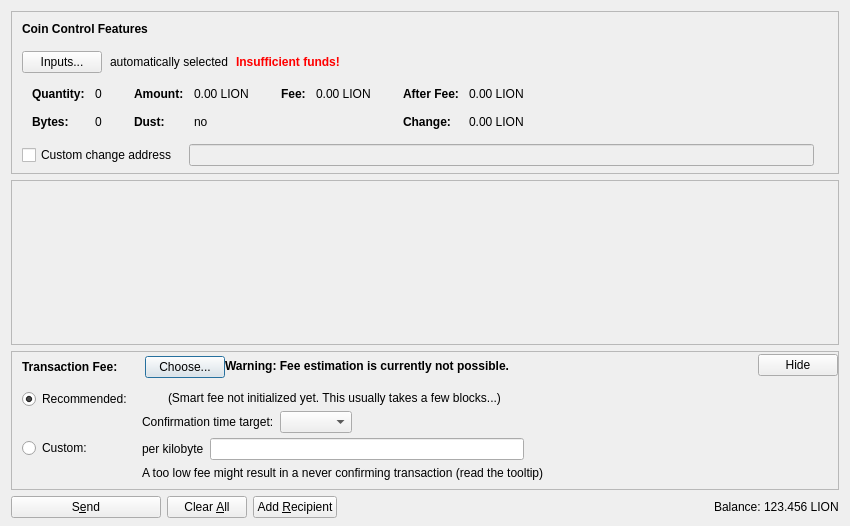
<?xml version="1.0" encoding="UTF-8"?>
<ui version="4.0">
 <class>SendCoinsDialog</class>
 <widget class="QDialog" name="SendCoinsDialog">
  <property name="geometry">
   <rect>
    <x>0</x>
    <y>0</y>
    <width>850</width>
    <height>526</height>
   </rect>
  </property>
  <property name="windowTitle">
   <string>Send Coins</string>
  </property>
  <layout class="QVBoxLayout" name="verticalLayout" stretch="0,1,0,0">
   <property name="bottomMargin">
    <number>8</number>
   </property>
   <item>
    <widget class="QFrame" name="frameCoinControl">
     <property name="sizePolicy">
      <sizepolicy hsizetype="Expanding" vsizetype="Expanding">
       <horstretch>0</horstretch>
       <verstretch>0</verstretch>
      </sizepolicy>
     </property>
     <property name="maximumSize">
      <size>
       <width>16777215</width>
       <height>16777215</height>
      </size>
     </property>
     <property name="frameShape">
      <enum>QFrame::StyledPanel</enum>
     </property>
     <property name="frameShadow">
      <enum>QFrame::Sunken</enum>
     </property>
     <layout class="QVBoxLayout" name="verticalLayoutCoinControl2">
      <property name="spacing">
       <number>0</number>
      </property>
      <property name="leftMargin">
       <number>0</number>
      </property>
      <property name="topMargin">
       <number>0</number>
      </property>
      <property name="rightMargin">
       <number>0</number>
      </property>
      <property name="bottomMargin">
       <number>6</number>
      </property>
      <item>
       <layout class="QVBoxLayout" name="verticalLayoutCoinControl" stretch="0,0,0,0,1">
        <property name="spacing">
         <number>0</number>
        </property>
        <property name="leftMargin">
         <number>10</number>
        </property>
        <property name="topMargin">
         <number>10</number>
        </property>
        <item>
         <layout class="QHBoxLayout" name="horizontalLayoutCoinControl1">
          <property name="bottomMargin">
           <number>15</number>
          </property>
          <item>
           <widget class="QLabel" name="labelCoinControlFeatures">
            <property name="sizePolicy">
             <sizepolicy hsizetype="Preferred" vsizetype="Maximum">
              <horstretch>0</horstretch>
              <verstretch>0</verstretch>
             </sizepolicy>
            </property>
            <property name="font">
             <font>
              <weight>75</weight>
              <bold>true</bold>
             </font>
            </property>
            <property name="styleSheet">
             <string notr="true">font-weight:bold;</string>
            </property>
            <property name="text">
             <string>Coin Control Features</string>
            </property>
           </widget>
          </item>
         </layout>
        </item>
        <item>
         <layout class="QHBoxLayout" name="horizontalLayoutCoinControl2" stretch="0,0,0,0">
          <property name="spacing">
           <number>8</number>
          </property>
          <property name="bottomMargin">
           <number>10</number>
          </property>
          <item>
           <widget class="QPushButton" name="pushButtonCoinControl">
            <property name="styleSheet">
             <string notr="true"/>
            </property>
            <property name="text">
             <string>Inputs...</string>
            </property>
            <property name="autoDefault">
             <bool>false</bool>
            </property>
           </widget>
          </item>
          <item>
           <widget class="QLabel" name="labelCoinControlAutomaticallySelected">
            <property name="text">
             <string>automatically selected</string>
            </property>
            <property name="margin">
             <number>5</number>
            </property>
           </widget>
          </item>
          <item>
           <widget class="QLabel" name="labelCoinControlInsuffFunds">
            <property name="font">
             <font>
              <weight>75</weight>
              <bold>true</bold>
             </font>
            </property>
            <property name="styleSheet">
             <string notr="true">color:red;font-weight:bold;</string>
            </property>
            <property name="text">
             <string>Insufficient funds!</string>
            </property>
            <property name="margin">
             <number>5</number>
            </property>
           </widget>
          </item>
          <item>
           <spacer name="horizontalSpacerCoinControl">
            <property name="orientation">
             <enum>Qt::Horizontal</enum>
            </property>
            <property name="sizeHint" stdset="0">
             <size>
              <width>40</width>
              <height>1</height>
             </size>
            </property>
           </spacer>
          </item>
         </layout>
        </item>
        <item>
         <widget class="QWidget" name="widgetCoinControl" native="true">
          <property name="sizePolicy">
           <sizepolicy hsizetype="Preferred" vsizetype="Preferred">
            <horstretch>0</horstretch>
            <verstretch>0</verstretch>
           </sizepolicy>
          </property>
          <property name="minimumSize">
           <size>
            <width>0</width>
            <height>0</height>
           </size>
          </property>
          <property name="styleSheet">
           <string notr="true"/>
          </property>
          <layout class="QHBoxLayout" name="horizontalLayoutCoinControl5">
           <property name="leftMargin">
            <number>0</number>
           </property>
           <property name="topMargin">
            <number>0</number>
           </property>
           <property name="rightMargin">
            <number>0</number>
           </property>
           <property name="bottomMargin">
            <number>0</number>
           </property>
           <item>
            <layout class="QHBoxLayout" name="horizontalLayoutCoinControl3" stretch="0,0,0,1">
             <property name="spacing">
              <number>20</number>
             </property>
             <property name="topMargin">
              <number>0</number>
             </property>
             <property name="bottomMargin">
              <number>10</number>
             </property>
             <item>
              <layout class="QFormLayout" name="formLayoutCoinControl1">
               <property name="horizontalSpacing">
                <number>10</number>
               </property>
               <property name="verticalSpacing">
                <number>14</number>
               </property>
               <property name="leftMargin">
                <number>10</number>
               </property>
               <property name="topMargin">
                <number>4</number>
               </property>
               <property name="rightMargin">
                <number>6</number>
               </property>
               <item row="0" column="0">
                <widget class="QLabel" name="labelCoinControlQuantityText">
                 <property name="font">
                  <font>
                   <weight>75</weight>
                   <bold>true</bold>
                  </font>
                 </property>
                 <property name="text">
                  <string>Quantity:</string>
                 </property>
                 <property name="margin">
                  <number>0</number>
                 </property>
                </widget>
               </item>
               <item row="0" column="1">
                <widget class="QLabel" name="labelCoinControlQuantity">
                 <property name="cursor">
                  <cursorShape>IBeamCursor</cursorShape>
                 </property>
                 <property name="contextMenuPolicy">
                  <enum>Qt::ActionsContextMenu</enum>
                 </property>
                 <property name="text">
                  <string notr="true">0</string>
                 </property>
                 <property name="margin">
                  <number>0</number>
                 </property>
                 <property name="textInteractionFlags">
                  <set>Qt::LinksAccessibleByMouse|Qt::TextSelectableByKeyboard|Qt::TextSelectableByMouse</set>
                 </property>
                </widget>
               </item>
               <item row="1" column="0">
                <widget class="QLabel" name="labelCoinControlBytesText">
                 <property name="font">
                  <font>
                   <weight>75</weight>
                   <bold>true</bold>
                  </font>
                 </property>
                 <property name="text">
                  <string>Bytes:</string>
                 </property>
                </widget>
               </item>
               <item row="1" column="1">
                <widget class="QLabel" name="labelCoinControlBytes">
                 <property name="cursor">
                  <cursorShape>IBeamCursor</cursorShape>
                 </property>
                 <property name="contextMenuPolicy">
                  <enum>Qt::ActionsContextMenu</enum>
                 </property>
                 <property name="text">
                  <string notr="true">0</string>
                 </property>
                 <property name="textInteractionFlags">
                  <set>Qt::LinksAccessibleByMouse|Qt::TextSelectableByKeyboard|Qt::TextSelectableByMouse</set>
                 </property>
                </widget>
               </item>
              </layout>
             </item>
             <item>
              <layout class="QFormLayout" name="formLayoutCoinControl2">
               <property name="horizontalSpacing">
                <number>10</number>
               </property>
               <property name="verticalSpacing">
                <number>14</number>
               </property>
               <property name="leftMargin">
                <number>6</number>
               </property>
               <property name="topMargin">
                <number>4</number>
               </property>
               <property name="rightMargin">
                <number>6</number>
               </property>
               <item row="0" column="0">
                <widget class="QLabel" name="labelCoinControlAmountText">
                 <property name="font">
                  <font>
                   <weight>75</weight>
                   <bold>true</bold>
                  </font>
                 </property>
                 <property name="text">
                  <string>Amount:</string>
                 </property>
                 <property name="margin">
                  <number>0</number>
                 </property>
                </widget>
               </item>
               <item row="0" column="1">
                <widget class="QLabel" name="labelCoinControlAmount">
                 <property name="cursor">
                  <cursorShape>IBeamCursor</cursorShape>
                 </property>
                 <property name="contextMenuPolicy">
                  <enum>Qt::ActionsContextMenu</enum>
                 </property>
                 <property name="text">
                  <string notr="true">0.00 LION</string>
                 </property>
                 <property name="textInteractionFlags">
                  <set>Qt::LinksAccessibleByMouse|Qt::TextSelectableByKeyboard|Qt::TextSelectableByMouse</set>
                 </property>
                </widget>
               </item>
               <item row="1" column="0">
                <widget class="QLabel" name="labelCoinControlLowOutputText">
                 <property name="font">
                  <font>
                   <weight>75</weight>
                   <bold>true</bold>
                  </font>
                 </property>
                 <property name="text">
                  <string>Dust:</string>
                 </property>
                </widget>
               </item>
               <item row="1" column="1">
                <widget class="QLabel" name="labelCoinControlLowOutput">
                 <property name="cursor">
                  <cursorShape>IBeamCursor</cursorShape>
                 </property>
                 <property name="contextMenuPolicy">
                  <enum>Qt::ActionsContextMenu</enum>
                 </property>
                 <property name="text">
                  <string notr="true">no</string>
                 </property>
                 <property name="textInteractionFlags">
                  <set>Qt::LinksAccessibleByMouse|Qt::TextSelectableByKeyboard|Qt::TextSelectableByMouse</set>
                 </property>
                </widget>
               </item>
              </layout>
             </item>
             <item>
              <layout class="QFormLayout" name="formLayoutCoinControl3">
               <property name="horizontalSpacing">
                <number>10</number>
               </property>
               <property name="verticalSpacing">
                <number>14</number>
               </property>
               <property name="leftMargin">
                <number>6</number>
               </property>
               <property name="topMargin">
                <number>4</number>
               </property>
               <property name="rightMargin">
                <number>6</number>
               </property>
               <item row="0" column="0">
                <widget class="QLabel" name="labelCoinControlFeeText">
                 <property name="font">
                  <font>
                   <weight>75</weight>
                   <bold>true</bold>
                  </font>
                 </property>
                 <property name="text">
                  <string>Fee:</string>
                 </property>
                 <property name="margin">
                  <number>0</number>
                 </property>
                </widget>
               </item>
               <item row="0" column="1">
                <widget class="QLabel" name="labelCoinControlFee">
                 <property name="cursor">
                  <cursorShape>IBeamCursor</cursorShape>
                 </property>
                 <property name="contextMenuPolicy">
                  <enum>Qt::ActionsContextMenu</enum>
                 </property>
                 <property name="text">
                  <string notr="true">0.00 LION</string>
                 </property>
                 <property name="textInteractionFlags">
                  <set>Qt::LinksAccessibleByMouse|Qt::TextSelectableByKeyboard|Qt::TextSelectableByMouse</set>
                 </property>
                </widget>
               </item>
              </layout>
             </item>
             <item>
              <layout class="QFormLayout" name="formLayoutCoinControl4">
               <property name="horizontalSpacing">
                <number>10</number>
               </property>
               <property name="verticalSpacing">
                <number>14</number>
               </property>
               <property name="leftMargin">
                <number>6</number>
               </property>
               <property name="topMargin">
                <number>4</number>
               </property>
               <property name="rightMargin">
                <number>6</number>
               </property>
               <item row="0" column="0">
                <widget class="QLabel" name="labelCoinControlAfterFeeText">
                 <property name="font">
                  <font>
                   <weight>75</weight>
                   <bold>true</bold>
                  </font>
                 </property>
                 <property name="text">
                  <string>After Fee:</string>
                 </property>
                 <property name="margin">
                  <number>0</number>
                 </property>
                </widget>
               </item>
               <item row="0" column="1">
                <widget class="QLabel" name="labelCoinControlAfterFee">
                 <property name="cursor">
                  <cursorShape>IBeamCursor</cursorShape>
                 </property>
                 <property name="contextMenuPolicy">
                  <enum>Qt::ActionsContextMenu</enum>
                 </property>
                 <property name="text">
                  <string notr="true">0.00 LION</string>
                 </property>
                 <property name="textInteractionFlags">
                  <set>Qt::LinksAccessibleByMouse|Qt::TextSelectableByKeyboard|Qt::TextSelectableByMouse</set>
                 </property>
                </widget>
               </item>
               <item row="1" column="0">
                <widget class="QLabel" name="labelCoinControlChangeText">
                 <property name="font">
                  <font>
                   <weight>75</weight>
                   <bold>true</bold>
                  </font>
                 </property>
                 <property name="text">
                  <string>Change:</string>
                 </property>
                </widget>
               </item>
               <item row="1" column="1">
                <widget class="QLabel" name="labelCoinControlChange">
                 <property name="cursor">
                  <cursorShape>IBeamCursor</cursorShape>
                 </property>
                 <property name="contextMenuPolicy">
                  <enum>Qt::ActionsContextMenu</enum>
                 </property>
                 <property name="text">
                  <string notr="true">0.00 LION</string>
                 </property>
                 <property name="textInteractionFlags">
                  <set>Qt::LinksAccessibleByMouse|Qt::TextSelectableByKeyboard|Qt::TextSelectableByMouse</set>
                 </property>
                </widget>
               </item>
              </layout>
             </item>
            </layout>
           </item>
          </layout>
         </widget>
        </item>
        <item>
         <layout class="QHBoxLayout" name="horizontalLayoutCoinControl4" stretch="0,0,0">
          <property name="spacing">
           <number>12</number>
          </property>
          <property name="sizeConstraint">
           <enum>QLayout::SetDefaultConstraint</enum>
          </property>
          <property name="topMargin">
           <number>5</number>
          </property>
          <property name="rightMargin">
           <number>5</number>
          </property>
          <item>
           <widget class="QCheckBox" name="checkBoxCoinControlChange">
            <property name="toolTip">
             <string>If this is activated, but the change address is empty or invalid, change will be sent to a newly generated address.</string>
            </property>
            <property name="text">
             <string>Custom change address</string>
            </property>
           </widget>
          </item>
          <item>
           <widget class="QValidatedLineEdit" name="lineEditCoinControlChange">
            <property name="enabled">
             <bool>false</bool>
            </property>
            <property name="sizePolicy">
             <sizepolicy hsizetype="Expanding" vsizetype="Fixed">
              <horstretch>0</horstretch>
              <verstretch>0</verstretch>
             </sizepolicy>
            </property>
           </widget>
          </item>
          <item>
           <widget class="QLabel" name="labelCoinControlChangeLabel">
            <property name="sizePolicy">
             <sizepolicy hsizetype="Preferred" vsizetype="Expanding">
              <horstretch>0</horstretch>
              <verstretch>0</verstretch>
             </sizepolicy>
            </property>
            <property name="minimumSize">
             <size>
              <width>0</width>
              <height>0</height>
             </size>
            </property>
            <property name="text">
             <string/>
            </property>
            <property name="margin">
             <number>3</number>
            </property>
           </widget>
          </item>
         </layout>
        </item>
        <item>
         <spacer name="verticalSpacerCoinControl">
          <property name="orientation">
           <enum>Qt::Vertical</enum>
          </property>
          <property name="sizeHint" stdset="0">
           <size>
            <width>800</width>
            <height>1</height>
           </size>
          </property>
         </spacer>
        </item>
       </layout>
      </item>
     </layout>
    </widget>
   </item>
   <item>
    <widget class="QScrollArea" name="scrollArea">
     <property name="widgetResizable">
      <bool>true</bool>
     </property>
     <widget class="QWidget" name="scrollAreaWidgetContents">
      <property name="geometry">
       <rect>
        <x>0</x>
        <y>0</y>
        <width>830</width>
        <height>104</height>
       </rect>
      </property>
      <layout class="QVBoxLayout" name="verticalLayout_2" stretch="0,1">
       <property name="leftMargin">
        <number>0</number>
       </property>
       <property name="topMargin">
        <number>0</number>
       </property>
       <property name="rightMargin">
        <number>0</number>
       </property>
       <property name="bottomMargin">
        <number>0</number>
       </property>
       <item>
        <layout class="QVBoxLayout" name="entries">
         <property name="spacing">
          <number>6</number>
         </property>
        </layout>
       </item>
       <item>
        <spacer name="verticalSpacer">
         <property name="orientation">
          <enum>Qt::Vertical</enum>
         </property>
         <property name="sizeHint" stdset="0">
          <size>
           <width>20</width>
           <height>40</height>
          </size>
         </property>
        </spacer>
       </item>
      </layout>
     </widget>
    </widget>
   </item>
   <item>
    <widget class="QFrame" name="frameFee">
     <property name="sizePolicy">
      <sizepolicy hsizetype="Expanding" vsizetype="Expanding">
       <horstretch>0</horstretch>
       <verstretch>0</verstretch>
      </sizepolicy>
     </property>
     <property name="maximumSize">
      <size>
       <width>16777215</width>
       <height>16777215</height>
      </size>
     </property>
     <property name="frameShape">
      <enum>QFrame::StyledPanel</enum>
     </property>
     <property name="frameShadow">
      <enum>QFrame::Sunken</enum>
     </property>
     <layout class="QVBoxLayout" name="verticalLayoutFee1">
      <property name="spacing">
       <number>0</number>
      </property>
      <property name="leftMargin">
       <number>0</number>
      </property>
      <property name="topMargin">
       <number>0</number>
      </property>
      <property name="rightMargin">
       <number>0</number>
      </property>
      <property name="bottomMargin">
       <number>0</number>
      </property>
      <item>
       <layout class="QVBoxLayout" name="verticalLayoutFee2" stretch="0,0,0">
        <property name="spacing">
         <number>0</number>
        </property>
        <property name="leftMargin">
         <number>10</number>
        </property>
        <property name="topMargin">
         <number>0</number>
        </property>
        <item>
         <layout class="QHBoxLayout" name="horizontalLayoutFee1">
          <property name="bottomMargin">
           <number>0</number>
          </property>
          <item>
           <layout class="QVBoxLayout" name="verticalLayoutFee7">
            <property name="spacing">
             <number>0</number>
            </property>
            <item>
             <spacer name="verticalSpacerSmartFee">
              <property name="orientation">
               <enum>Qt::Vertical</enum>
              </property>
              <property name="sizeType">
               <enum>QSizePolicy::Fixed</enum>
              </property>
              <property name="sizeHint" stdset="0">
               <size>
                <width>1</width>
                <height>4</height>
               </size>
              </property>
             </spacer>
            </item>
            <item>
             <layout class="QHBoxLayout" name="horizontalLayoutSmartFee">
              <property name="spacing">
               <number>10</number>
              </property>
              <item>
               <widget class="QLabel" name="labelFeeHeadline">
                <property name="sizePolicy">
                 <sizepolicy hsizetype="Preferred" vsizetype="Maximum">
                  <horstretch>0</horstretch>
                  <verstretch>0</verstretch>
                 </sizepolicy>
                </property>
                <property name="font">
                 <font>
                  <weight>75</weight>
                  <bold>true</bold>
                 </font>
                </property>
                <property name="styleSheet">
                 <string notr="true">font-weight:bold;</string>
                </property>
                <property name="text">
                 <string>Transaction Fee:</string>
                </property>
               </widget>
              </item>
              <item>
               <widget class="QLabel" name="labelFeeMinimized">
                <property name="text">
                 <string/>
                </property>
               </widget>
              </item>
              <item>
               <widget class="QPushButton" name="buttonChooseFee">
                <property name="text">
                 <string>Choose...</string>
                </property>
               </widget>
              </item>
             </layout>
            </item>
            <item>
             <spacer name="verticalSpacer_5">
              <property name="orientation">
               <enum>Qt::Vertical</enum>
              </property>
              <property name="sizeHint" stdset="0">
               <size>
                <width>1</width>
                <height>1</height>
               </size>
              </property>
             </spacer>
            </item>
           </layout>
          </item>
          <item>
           <widget class="QLabel" name="fallbackFeeWarningLabel">
            <property name="toolTip">
             <string>Using the fallbackfee can result in sending a transaction that will take several hours or days (or never) to confirm. Consider choosing your fee manually or wait until you have validated the complete chain.</string>
            </property>
            <property name="font">
            <font>
                <weight>75</weight>
                <bold>true</bold>
            </font>
            </property>
            <property name="text">
             <string>Warning: Fee estimation is currently not possible.</string>
            </property>
            <property name="wordWrap">
             <bool>false</bool>
            </property>
           </widget>
          </item>
          <item>
           <spacer name="horizontalSpacer_4">
            <property name="orientation">
             <enum>Qt::Horizontal</enum>
            </property>
            <property name="sizeType">
             <enum>QSizePolicy::MinimumExpanding</enum>
            </property>
            <property name="sizeHint" stdset="0">
             <size>
              <width>40</width>
              <height>20</height>
             </size>
            </property>
           </spacer>
          </item>
          <item>
           <widget class="QPushButton" name="buttonMinimizeFee">
            <property name="toolTip">
             <string>collapse fee-settings</string>
            </property>
            <property name="text">
             <string>Hide</string>
            </property>
           </widget>
          </item>
         </layout>
        </item>
        <item>
         <widget class="QFrame" name="frameFeeSelection">
          <layout class="QVBoxLayout" name="verticalLayoutFee12">
           <property name="spacing">
            <number>0</number>
           </property>
           <property name="leftMargin">
            <number>0</number>
           </property>
           <property name="topMargin">
            <number>0</number>
           </property>
           <property name="rightMargin">
            <number>0</number>
           </property>
           <property name="bottomMargin">
            <number>0</number>
           </property>
           <item>
            <layout class="QGridLayout" name="gridLayoutFee">
             <property name="topMargin">
              <number>10</number>
             </property>
             <property name="bottomMargin">
              <number>4</number>
             </property>
             <property name="horizontalSpacing">
              <number>10</number>
             </property>
             <property name="verticalSpacing">
              <number>4</number>
             </property>
             <item row="1" column="1">
              <layout class="QVBoxLayout" name="verticalLayoutFee8">
               <property name="spacing">
                <number>6</number>
               </property>
               <item>
                <layout class="QHBoxLayout" name="horizontalLayoutFee13">
                 <item>
                  <widget class="QLabel" name="labelCustomPerKilobyte">
                   <property name="toolTip">
                    <string>Specify a custom fee per kB (1,000 bytes) of the transaction's virtual size.

Note:  Since the fee is calculated on a per-byte basis, a fee of "100 satoshis per kB" for a transaction size of 500 bytes (half of 1 kB) would ultimately yield a fee of only 50 satoshis.</string>
                   </property>
                   <property name="text">
                    <string>per kilobyte</string>
                   </property>
                  </widget>
                 </item>
                 <item>
                  <widget class="BitcoinAmountField" name="customFee"/>
                 </item>
                 <item>
                  <spacer name="horizontalSpacer_6">
                   <property name="orientation">
                    <enum>Qt::Horizontal</enum>
                   </property>
                   <property name="sizeHint" stdset="0">
                    <size>
                     <width>1</width>
                     <height>1</height>
                    </size>
                   </property>
                  </spacer>
                 </item>
                </layout>
               </item>
               <item>
                <layout class="QHBoxLayout" name="horizontalLayoutFee8">
                 <item>
                  <widget class="QLabel" name="labelCustomFeeWarning">
                   <property name="enabled">
                    <bool>true</bool>
                   </property>
                   <property name="toolTip">
                    <string>When there is less transaction volume than space in the blocks, miners as well as relaying nodes may enforce a minimum fee. Paying only this minimum fee is just fine, but be aware that this can result in a never confirming transaction once there is more demand for lioncoin transactions than the network can process.</string>
                   </property>
                   <property name="text">
                    <string>A too low fee might result in a never confirming transaction (read the tooltip)</string>
                   </property>
                  </widget>
                 </item>
                 <item>
                  <spacer name="horizontalSpacer_2">
                   <property name="orientation">
                    <enum>Qt::Horizontal</enum>
                   </property>
                   <property name="sizeHint" stdset="0">
                    <size>
                     <width>1</width>
                     <height>1</height>
                    </size>
                   </property>
                  </spacer>
                 </item>
                </layout>
               </item>
              </layout>
             </item>
             <item row="0" column="0">
              <layout class="QVBoxLayout" name="verticalLayoutFee4" stretch="0,1">
               <item>
                <widget class="QRadioButton" name="radioSmartFee">
                 <property name="text">
                  <string>Recommended:</string>
                 </property>
                 <property name="checked">
                  <bool>true</bool>
                 </property>
                 <attribute name="buttonGroup">
                  <string notr="true">groupFee</string>
                 </attribute>
                </widget>
               </item>
               <item>
                <spacer name="verticalSpacer_2">
                 <property name="orientation">
                  <enum>Qt::Vertical</enum>
                 </property>
                 <property name="sizeHint" stdset="0">
                  <size>
                   <width>1</width>
                   <height>1</height>
                  </size>
                 </property>
                </spacer>
               </item>
              </layout>
             </item>
             <item row="1" column="0">
              <layout class="QVBoxLayout" name="verticalLayoutFee9" stretch="0,1">
               <item>
                <widget class="QRadioButton" name="radioCustomFee">
                 <property name="text">
                  <string>Custom:</string>
                 </property>
                 <attribute name="buttonGroup">
                  <string notr="true">groupFee</string>
                 </attribute>
                </widget>
               </item>
               <item>
                <spacer name="verticalSpacer_6">
                 <property name="orientation">
                  <enum>Qt::Vertical</enum>
                 </property>
                 <property name="sizeHint" stdset="0">
                  <size>
                   <width>1</width>
                   <height>1</height>
                  </size>
                 </property>
                </spacer>
               </item>
              </layout>
             </item>
             <item row="0" column="1">
              <layout class="QVBoxLayout" name="verticalLayoutFee3" stretch="0,0,1">
               <property name="spacing">
                <number>6</number>
               </property>
               <property name="topMargin">
                <number>2</number>
               </property>
               <item>
                <layout class="QHBoxLayout" name="horizontalLayoutFee12">
                 <item>
                  <widget class="QLabel" name="labelSmartFee">
                   <property name="text">
                    <string/>
                   </property>
                  </widget>
                 </item>
                 <item>
                  <widget class="QLabel" name="labelFeeEstimation">
                   <property name="text">
                    <string/>
                   </property>
                  </widget>
                 </item>
                 <item>
                  <widget class="QLabel" name="labelSmartFee2">
                   <property name="text">
                    <string>(Smart fee not initialized yet. This usually takes a few blocks...)</string>
                   </property>
                  </widget>
                 </item>
                 <item>
                  <spacer name="horizontalSpacer_5">
                   <property name="orientation">
                    <enum>Qt::Horizontal</enum>
                   </property>
                   <property name="sizeHint" stdset="0">
                    <size>
                     <width>1</width>
                     <height>1</height>
                    </size>
                   </property>
                  </spacer>
                 </item>
                </layout>
               </item>
               <item>
                <layout class="QHBoxLayout" name="horizontalLayoutFee9">
                 <item>
                  <layout class="QVBoxLayout" name="verticalLayoutFee6">
                   <item>
                    <widget class="QLabel" name="labelSmartFee3">
                     <property name="text">
                      <string>Confirmation time target:</string>
                     </property>
                    </widget>
                   </item>
                  </layout>
                 </item>
                 <item>
                  <layout class="QVBoxLayout" name="verticalLayoutFee5">
                   <property name="rightMargin">
                    <number>30</number>
                   </property>
                   <item>
                    <layout class="QHBoxLayout" name="horizontalLayoutConfTarget">
                     <property name="bottomMargin">
                      <number>0</number>
                     </property>
                     <item>
                      <widget class="QComboBox" name="confTargetSelector"/>
                     </item>
                     <item>
                      <spacer name="horizontalSpacerConfTarget">
                       <property name="orientation">
                        <enum>Qt::Horizontal</enum>
                       </property>
                       <property name="sizeHint" stdset="0">
                        <size>
                         <width>40</width>
                         <height>20</height>
                        </size>
                       </property>
                      </spacer>
                     </item>
                    </layout>
                   </item>
                  </layout>
                 </item>
                </layout>
               </item>
               <item>
                <spacer name="verticalSpacer_4">
                 <property name="orientation">
                  <enum>Qt::Vertical</enum>
                 </property>
                 <property name="sizeHint" stdset="0">
                  <size>
                   <width>1</width>
                   <height>1</height>
                  </size>
                 </property>
                </spacer>
               </item>
              </layout>
             </item>
            </layout>
           </item>
          </layout>
         </widget>
        </item>
        <item>
         <spacer name="verticalSpacerFee">
          <property name="orientation">
           <enum>Qt::Vertical</enum>
          </property>
          <property name="sizeHint" stdset="0">
           <size>
            <width>40</width>
            <height>5</height>
           </size>
          </property>
         </spacer>
        </item>
       </layout>
      </item>
     </layout>
    </widget>
   </item>
   <item>
    <layout class="QHBoxLayout" name="horizontalLayout">
     <item>
      <widget class="QPushButton" name="sendButton">
       <property name="minimumSize">
        <size>
         <width>150</width>
         <height>0</height>
        </size>
       </property>
       <property name="toolTip">
        <string>Confirm the send action</string>
       </property>
       <property name="text">
        <string>S&amp;end</string>
       </property>
       <property name="icon">
        <iconset resource="../bitcoin.qrc">
         <normaloff>:/icons/send</normaloff>:/icons/send</iconset>
       </property>
       <property name="autoDefault">
        <bool>false</bool>
       </property>
       <property name="default">
        <bool>false</bool>
       </property>
      </widget>
     </item>
     <item>
      <widget class="QPushButton" name="clearButton">
       <property name="sizePolicy">
        <sizepolicy hsizetype="Minimum" vsizetype="Fixed">
         <horstretch>0</horstretch>
         <verstretch>0</verstretch>
        </sizepolicy>
       </property>
       <property name="toolTip">
        <string>Clear all fields of the form.</string>
       </property>
       <property name="text">
        <string>Clear &amp;All</string>
       </property>
       <property name="icon">
        <iconset resource="../bitcoin.qrc">
         <normaloff>:/icons/remove</normaloff>:/icons/remove</iconset>
       </property>
       <property name="autoDefault">
        <bool>false</bool>
       </property>
      </widget>
     </item>
     <item>
      <widget class="QPushButton" name="addButton">
       <property name="toolTip">
        <string>Send to multiple recipients at once</string>
       </property>
       <property name="text">
        <string>Add &amp;Recipient</string>
       </property>
       <property name="icon">
        <iconset resource="../bitcoin.qrc">
         <normaloff>:/icons/add</normaloff>:/icons/add</iconset>
       </property>
       <property name="autoDefault">
        <bool>false</bool>
       </property>
      </widget>
     </item>
     <item>
      <spacer name="horizontalSpacer">
       <property name="orientation">
        <enum>Qt::Horizontal</enum>
       </property>
       <property name="sizeHint" stdset="0">
        <size>
         <width>40</width>
         <height>20</height>
        </size>
       </property>
      </spacer>
     </item>
     <item>
      <layout class="QHBoxLayout" name="horizontalLayout_2">
       <property name="spacing">
        <number>3</number>
       </property>
       <item>
        <widget class="QLabel" name="label">
         <property name="sizePolicy">
          <sizepolicy hsizetype="Preferred" vsizetype="Fixed">
           <horstretch>0</horstretch>
           <verstretch>0</verstretch>
          </sizepolicy>
         </property>
         <property name="text">
          <string>Balance:</string>
         </property>
        </widget>
       </item>
       <item>
        <widget class="QLabel" name="labelBalance">
         <property name="sizePolicy">
          <sizepolicy hsizetype="Preferred" vsizetype="Fixed">
           <horstretch>0</horstretch>
           <verstretch>0</verstretch>
          </sizepolicy>
         </property>
         <property name="cursor">
          <cursorShape>IBeamCursor</cursorShape>
         </property>
         <property name="text">
          <string notr="true">123.456 LION</string>
         </property>
         <property name="textInteractionFlags">
          <set>Qt::LinksAccessibleByMouse|Qt::TextSelectableByKeyboard|Qt::TextSelectableByMouse</set>
         </property>
        </widget>
       </item>
      </layout>
     </item>
    </layout>
   </item>
  </layout>
 </widget>
 <customwidgets>
  <customwidget>
   <class>QValidatedLineEdit</class>
   <extends>QLineEdit</extends>
   <header>qt/qvalidatedlineedit.h</header>
  </customwidget>
  <customwidget>
   <class>BitcoinAmountField</class>
   <extends>QLineEdit</extends>
   <header>qt/bitcoinamountfield.h</header>
   <container>1</container>
  </customwidget>
 </customwidgets>
 <resources>
  <include location="../bitcoin.qrc"/>
 </resources>
 <connections/>
 <buttongroups>
  <buttongroup name="groupFee"/>
 </buttongroups>
</ui>
